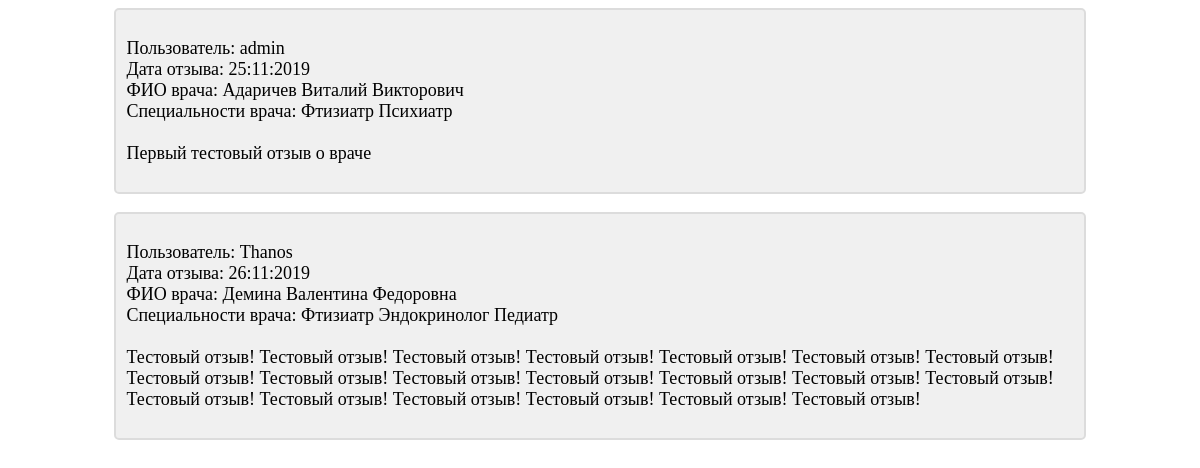
The app's page /review/ (signed in), older data.
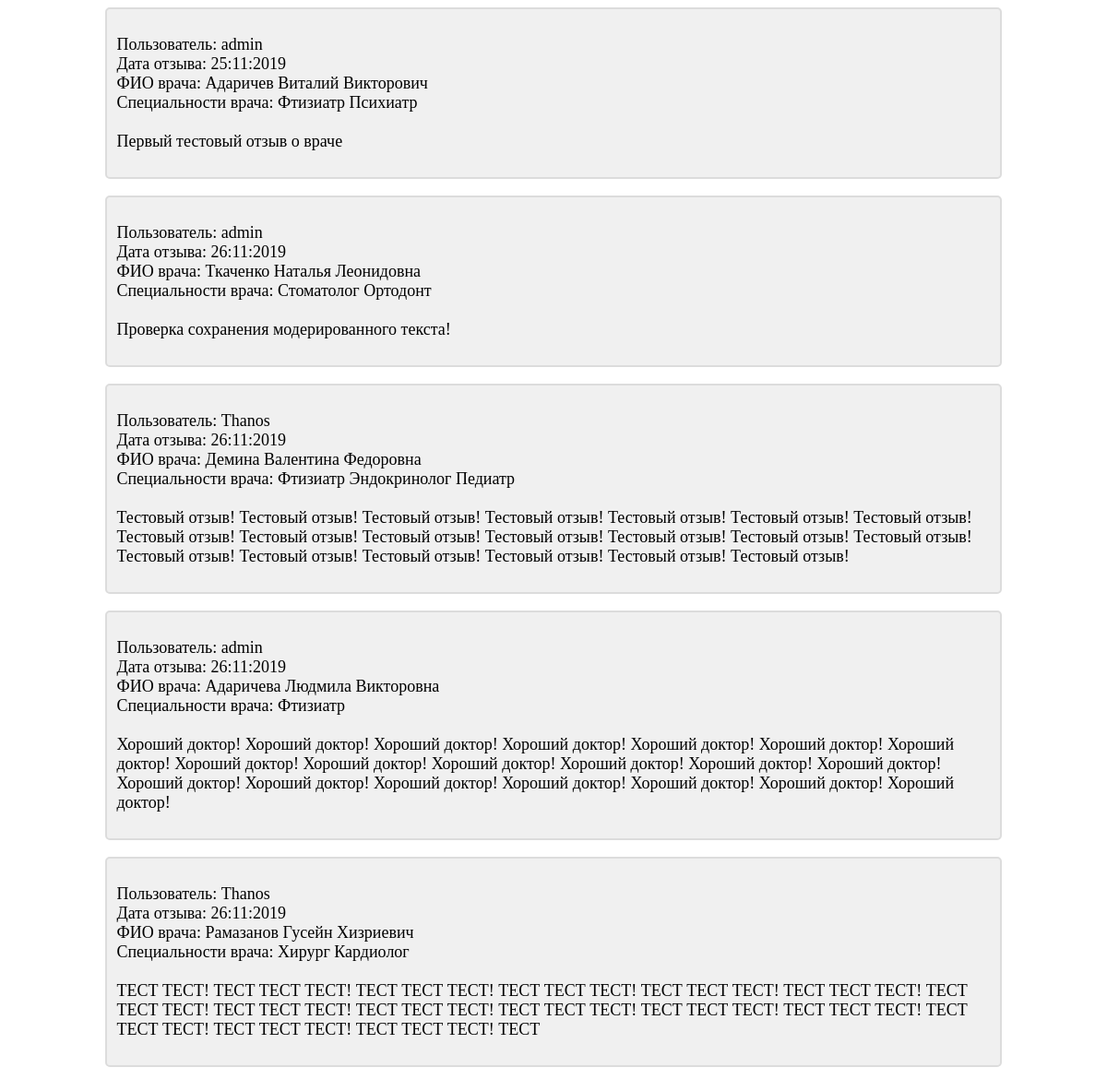
The same page, newer data.
### main/models.py (models this page shows, shortened)
class Review(models.Model):
    doctor = models.ForeignKey(Doctor, on_delete=models.CASCADE, verbose_name='ФИО врача')
    user = models.ForeignKey(User, on_delete=models.PROTECT, verbose_name='Пользователь, оставивший отзыв')
    dt_created = models.DateTimeField(auto_now_add=True, verbose_name='Дата и время создания отзыва')
    dt_updated = models.DateTimeField(auto_now=True, verbose_name='Дата и время редактирования отзыва')
    origin_text = models.TextField(blank=False, verbose_name='Исходный отзыв')
    finished_text = models.TextField(blank=False, verbose_name='Обработанный отзыв')
    moderation_flag = models.BooleanField(default=False, null=False, verbose_name='Отзыв отмодерирован')
    user_ip = models.GenericIPAddressField(protocol='IPv4', verbose_name='ip-адрес пользователя')
    class Meta:
        verbose_name = 'Отзыв'
        verbose_name_plural = 'Отзывы'
        ordering = ['dt_created']

class Doctor(models.Model):
    fio = models.CharField(max_length=250, verbose_name='ФИО врача')
    specialty = models.ManyToManyField(Specialty, verbose_name='Специальность врача')
    def __str__(self):
        return self.fio
    class Meta:
        verbose_name = 'ФИО врача'
        verbose_name_plural = 'ФИО врачей'

class Specialty(models.Model):
    name = models.CharField(max_length=100, verbose_name='Специальность')
    def __str__(self):
        return self.name
    class Meta:
        verbose_name = 'Специальность'
        verbose_name_plural = 'Специальности'

### main/views.py (the view)
# urls.py: url(r'^review/$', review, name='review'),
def review(request):
    if request.user.is_staff:
        reviews_list = Review.objects.filter(moderation_flag=True)
        context = {'reviews_list': reviews_list}
        return render(request, 'main/review.html', context)
    return Http404()

### templates/main/review.html (shortened to what this page needs)
{% extends 'layout/basic.html' %}
{% block content %}
    {% for review in reviews_list %}
        <div class="basic_block">
            <p>
                Пользователь: {{ review.user }}<br>
                Дата отзыва: {{ review.dt_created|date:"d:m:Y" }}<br>
                ФИО врача: {{ review.doctor }}<br>
                Специальности врача:
                {% for spec in review.doctor.specialty.all %}
                    {{ spec }}
                {% empty %}
                    Для врача не указаны специальности...
                {% endfor %}
                <br><br>
                {{ review.finished_text }}
            </p>
        </div>
        <br>
    {% empty %}
        <div class="basic_block">
            <p>
                Простите, но на сайте нет отмодерированных отзывов...
            </p>
        </div>
    {% endfor %}
{% endblock content %}

Row changes from the older to the newer data that the page shows:
now on this page (row edited): Review: user "admin", dt_created "26:11:2019", doctor "Ткаченко Наталья Леонидовна", finished_text "Проверка сохранения модерированного текста!"
now on this page (row unchanged): Specialty: name "Стоматолог", shown under "admin"
now on this page (row unchanged): Specialty: name "Ортодонт", shown under "admin"
now on this page (row edited): Review: user "admin", dt_created "26:11:2019", doctor "Адаричева Людмила Викторовна", finished_text "Хороший доктор! Хороший доктор! Хороший доктор! Хороший доктор! Хороший доктор! Хороший доктор! Хороший доктор! Хороший доктор! Хороший доктор! Хороший доктор! Хороший доктор! Хороший доктор! Хороший доктор! Хороший доктор! Хороший доктор! Хороший доктор! Хороший доктор! Хороший доктор! Хороший доктор! Хороший доктор!", Specialty (name "Фтизиатр")
now on this page (row edited): Review: user "Thanos", dt_created "26:11:2019", doctor "Рамазанов Гусейн Хизриевич", finished_text "ТЕСТ ТЕСТ! ТЕСТ ТЕСТ ТЕСТ! ТЕСТ ТЕСТ ТЕСТ! ТЕСТ ТЕСТ ТЕСТ! ТЕСТ ТЕСТ ТЕСТ! ТЕСТ ТЕСТ ТЕСТ! ТЕСТ ТЕСТ ТЕСТ! ТЕСТ ТЕСТ ТЕСТ! ТЕСТ ТЕСТ ТЕСТ! ТЕСТ ТЕСТ ТЕСТ! ТЕСТ ТЕСТ ТЕСТ! ТЕСТ ТЕСТ ТЕСТ! ТЕСТ ТЕСТ ТЕСТ! ТЕСТ ТЕСТ ТЕСТ! ТЕСТ ТЕСТ ТЕСТ! ТЕСТ"
now on this page (row unchanged): Specialty: name "Хирург", shown under "Thanos"
now on this page (row unchanged): Specialty: name "Кардиолог", shown under "Thanos"
